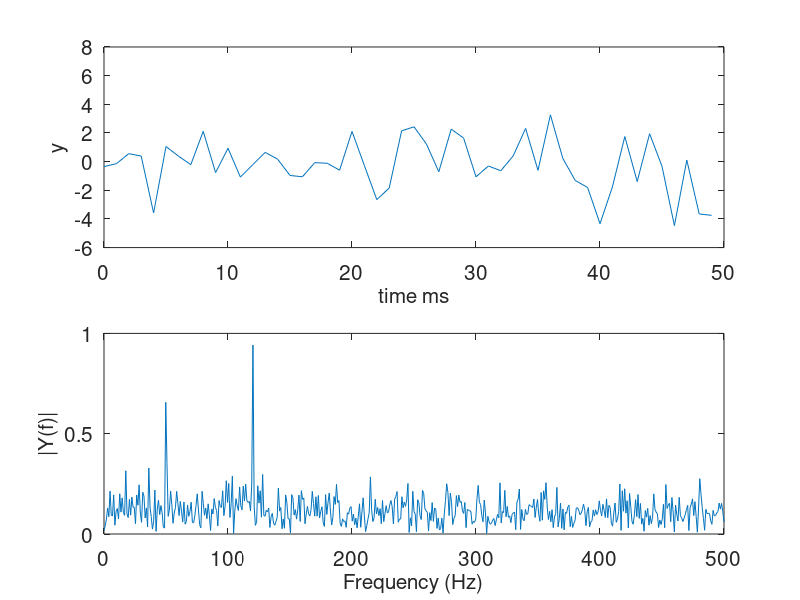

This figure's MATLAB source:
% Program_08d - Signal corrupted with noise and power spectrum.
% Chapter 8 - Image Processing.
% Copyright Springer 2025. Stephen Lynch.

Fs = 1000;                    % Sampling frequency.
T = 1/Fs;                     % Sample time.
L = 1000;                     % Length of signal.
t = (0:L-1)*T;                % Time vector.
Amplitude1=0.7;Amplitude2=1;Frequency1=50;Frequency2=120;
% Sum of a 50 Hz sinusoid and a 120 Hz sinusoid.
x = Amplitude1*sin(2*pi*Frequency1*t) + Amplitude2*sin(2*pi*Frequency2*t); 
y = x + 2*randn(size(t));     % Sinusoids plus noise.
subplot(2,1,1)
plot(Fs*t(1:50),y(1:50))
fsize=15;
axis([0 50 -6 8]);
set(gca,'xtick',0:10:50,'FontSize',fsize)
set(gca,'ytick',-6:2:8,'FontSize',fsize)
xlabel('time ms','FontSize',fsize)
ylabel('y','FontSize',fsize)


NFFT = 2^nextpow2(L);              % Next higher power of 2 from length of y.
Y = fft(y,NFFT)/L;
f = Fs/2*linspace(0,1,NFFT/2+1);   % Linearly spaced vectors.
subplot(2,1,2)                     % Plot single-sided amplitude spectrum.
plot(f,2*abs(Y(1:NFFT/2+1))) 
fsize=15;
axis([0 500 0 1]);
set(gca,'xtick',0:100:500,'FontSize',fsize)
set(gca,'ytick',0:0.5:1,'FontSize',fsize)
xlabel('Frequency (Hz)','FontSize',fsize)
ylabel('|Y(f)|','FontSize',fsize)
% You can read off the amplitudes and frequencies from the fft.
% End of Program_08d.